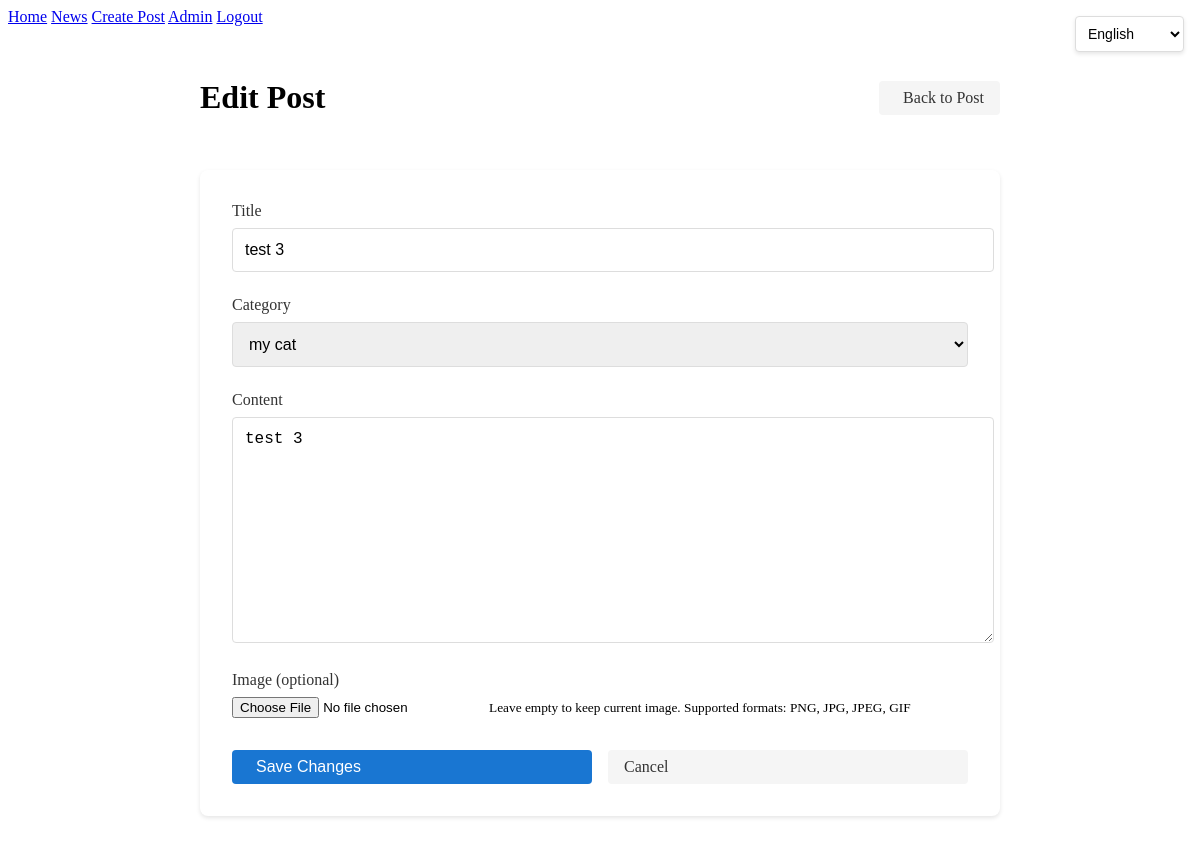
Page /post/3/edit (signed in) on the committed database.
### app/models.py (models this page shows)
class Post(db.Model):
    id = db.Column(db.Integer, primary_key=True)
    title = db.Column(db.String(200), nullable=False)
    content = db.Column(db.Text, nullable=False)
    created_at = db.Column(db.DateTime, default=datetime.utcnow)
    updated_at = db.Column(db.DateTime, default=datetime.utcnow, onupdate=datetime.utcnow)
    author_id = db.Column(db.Integer, db.ForeignKey('user.id'), nullable=False)
    category_id = db.Column(db.Integer, db.ForeignKey('category.id'))
    comments = db.relationship('Comment', backref='post', lazy=True, cascade='all, delete-orphan')

class Category(db.Model):
    id = db.Column(db.Integer, primary_key=True)
    name = db.Column(db.String(50), unique=True, nullable=False)
    description = db.Column(db.String(200))
    created_at = db.Column(db.DateTime, default=datetime.utcnow)
    updated_at = db.Column(db.DateTime, default=datetime.utcnow, onupdate=datetime.utcnow)
    posts = db.relationship('Post', backref='category', lazy=True)

### app/routes/main.py (the view, shortened to what this page needs)
@bp.route('/post/<int:id>/edit', methods=['GET', 'POST'])
@login_required
def edit_post(id):
    post = Post.query.get_or_404(id)
    if not current_user.is_admin and current_user.id != post.author.id:
        flash('You do not have permission to edit this post.')
        return redirect(url_for('main.post', id=id))
    categories = Category.query.all()
    return render_template('main/edit_post.html', post=post, categories=categories)

### app/models.py (called while the page is built)
@login_manager.user_loader
def load_user(id):
    return User.query.get(int(id))

    @property
    def is_authenticated(self):
        return True

### app/routes/main.py (called while the page is built)
@bp.app_context_processor
def inject_models():
    return dict(
        Comment=Comment,
        Permission=Permission
    )

### app/templates/main/edit_post.html (shortened to what this page needs)
{% extends "base.html" %}
{% block content %}
<div class="edit-post-container">
    <div class="edit-post-header">
        <h1>Edit Post</h1>
        <a href="{{ url_for('main.post', id=post.id) }}" class="btn btn-secondary">
             Back to Post
        </a>
    </div>
    <form method="POST" enctype="multipart/form-data" class="edit-post-form">
        <div class="form-group">
            <label for="title">Title</label>
            <input type="text" id="title" name="title" value="{{ post.title }}" required>
        </div>
        <div class="form-group">
            <label for="category">Category</label>
            <select id="category" name="category_id" required>
                {% for category in categories %}
                    <option value="{{ category.id }}"
                            {% if category.id == post.category_id %}selected{% endif %}>
                        {{ category.name }}
                    </option>
                {% endfor %}
            </select>
        </div>
        <div class="form-group">
            <label for="content">Content</label>
            <textarea id="content" name="content" rows="10" required>{{ post.content }}</textarea>
        </div>
        <div class="form-group">
            <label for="image">Image (optional)</label>
            <input type="file" id="image" name="image" accept="image/*">
            <small class="form-text text-muted">
                Leave empty to keep current image. Supported formats: PNG, JPG, JPEG, GIF
            </small>
        </div>
        <div class="form-actions">
            <button type="submit" class="btn btn-primary">
                 Save Changes
            </button>
            <a href="{{ url_for('main.post', id=post.id) }}" class="btn btn-secondary">Cancel</a>
        </div>
    </form>
</div>
{% endblock %}

### app/static/style.css (style rules this page uses)
.form-actions { margin-top: 1.5rem; }
.btn { display: inline-block; padding: 0.75rem 1.5rem; border: none; border-radius: 4px; font-size: 1rem; cursor: pointer; transition: background-color 0.2s; }
.btn-primary { background-color: #4a90e2; color: white; width: 100%; }
.form-actions { display: flex; gap: 1rem; margin-top: 2rem; }
.btn-secondary { background-color: #6c757d; color: white; }
.form-actions .btn { flex: 1; }
.btn { display: inline-flex; align-items: center; gap: 0.5rem; padding: 0.5rem 1rem; border: none; border-radius: 4px; font-size: 1rem; cursor: pointer; text-decoration: none; transition: background-color 0.2s ease; }
.btn-primary { background-color: #1976d2; color: white; }
.btn-secondary { background-color: #f5f5f5; color: #333; }
.edit-post-container { max-width: 800px; margin: 2rem auto; padding: 0 1rem; }
.edit-post-header { display: flex; justify-content: space-between; align-items: center; margin-bottom: 2rem; }
.edit-post-form { background: white; padding: 2rem; border-radius: 8px; box-shadow: 0 2px 4px rgba(0, 0, 0, 0.1); }
.edit-post-form .form-group { margin-bottom: 1.5rem; }
.edit-post-form label { display: block; margin-bottom: 0.5rem; color: #333; font-weight: 500; }
.edit-post-form input[type="text"], .edit-post-form select, .edit-post-form textarea { width: 100%; padding: 0.75rem; border: 1px solid #ddd; border-radius: 4px; font-size: 1rem; }
.edit-post-form textarea { resize: vertical; min-height: 200px; }

### rows in the picture
Post: title "test 3", category_id "my cat", content "test 3"
